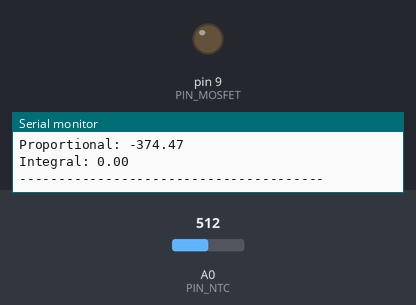
Bench run of a sketch on a simulated Arduino Uno, built with avr-gcc and run on an emulated ATmega328P. Parts: output pins drawn as LEDs (lit = HIGH), the last lines printed to the serial monitor. The test bench sets the inputs (shaded band); at power-on: A0 (PIN_NTC) = 512.

Above: at 1.8 s.
1.9 s: A0 (PIN_NTC) set to 716
At 2.7 s:
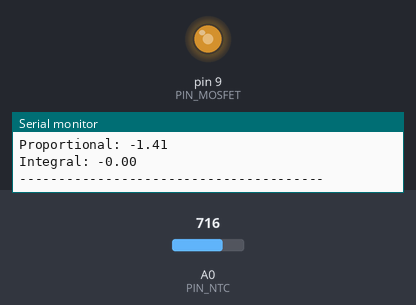
3.5 s: A0 (PIN_NTC) set to 900
At 4.3 s:
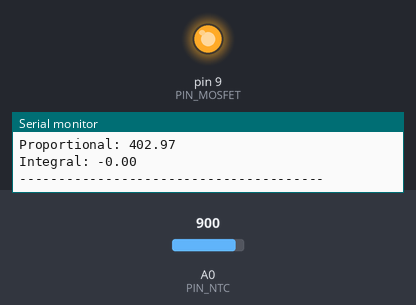
Timing chart, 0 to 6.5 s (numbered marks = the images above; inputs shaded):
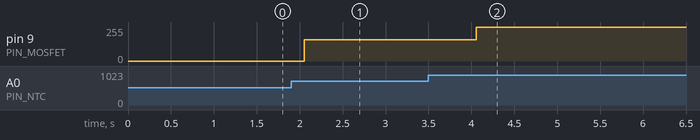

Measured:
- after the input at 1.9 s, pin 9 (PIN_MOSFET): 0/255 → 158/255 after 0.15 s
- after the input at 3.5 s, pin 9 (PIN_MOSFET): 158/255 → 255/255 after 0.56 s

The sketch:

main.ino
```cpp
//pid parameter
double Kp = 18.0;
double Ki = 0.01;

double offset = 160.0;
double integralCap = 0.5;

//temperature
double setpoint = 35.0; // °C (<= 90°C !!!)
const int NUM_READS = 5;
const double TEMP_MAX = 95.0;

//steinhart-hart
const double A = 0.0007215939276;
const double B = 0.0003161853033;
const double C = -0.0000003580517355;

//hardware
const int PIN_NTC = A0;
const int PIN_MOSFET = 9;

const double V_REF = 5.0;
const double R_REF = 2660.0;

//intern

double temperature = 0.0;
double lastPrintedTemp = 0.0;

double errorPid = 0.0;
double previousError = 0.0;

double integral = 0.0;
double derivative = 0.0;

double rawOutput = 0.0;
double output = 0.0;

unsigned long previousTime = 0;


//setup

void setup() {

  Serial.begin(9600);

  pinMode(PIN_MOSFET, OUTPUT);

  analogWrite(PIN_MOSFET, 0.0);

  previousTime = millis();

  Serial.println("PID Temperaturcontroller gestartet");
}

//loop
void loop() {

  //time
  unsigned long currentTime = millis();
  double dt = (currentTime - previousTime) / 1000.0;

  if (dt <= 1.0) return;

  previousTime = currentTime;

  temperature = readTemperature();

  //safety cutoff
  if (temperature > TEMP_MAX) {
    Serial.println("WARNING: Temperature is too high!");
    while (true) {
      analogWrite(PIN_MOSFET, 0);
    }
  }

  //error calc
  errorPid = setpoint - temperature;

  //integral & anti-windup
  if (abs(errorPid) < integralCap) {
    integral += errorPid * dt;
  }

  //pid calc
  rawOutput = offset + (Kp * errorPid) + (Ki * integral);

  previousError = errorPid;

  //pwm output
  output = constrain(rawOutput, 0, 255);

  analogWrite(PIN_MOSFET, output);

  //serial output
  Serial.println("ADC: " + String(analogRead(A0)));
  Serial.println("Setpoint: " + String(setpoint) + "°C");
  Serial.println("Process: " + String(temperature) + "°C");
  Serial.println("PWM: " + String(output));
  Serial.println("Error: " + String(errorPid));
  Serial.println("Proportional: " + String(errorPid * Kp));
  Serial.println("Integral: " + String(integral * Ki));
  Serial.println("---------------------------------------");
}


//temperature measurement
double readTemperature() {

  long sum = 0;
  for (int i = 0; i < NUM_READS; i++) {
    sum += analogRead(PIN_NTC);
    delay(10);
  }
  float adc_avg = (float)sum / NUM_READS;

  adc_avg = constrain(adc_avg, 1, 1022);


  double voltage =
    (adc_avg * V_REF) / 1023.0;


  double ntcResistance =
  R_REF * voltage / (V_REF - voltage);


  double lnR = log(ntcResistance);

  double temperatureKelvin =
    1.0 / (A + (B * lnR) + (C * lnR * lnR * lnR));

  double temperatureCelsius = temperatureKelvin - 273.15;

  return temperatureCelsius;
}
```
